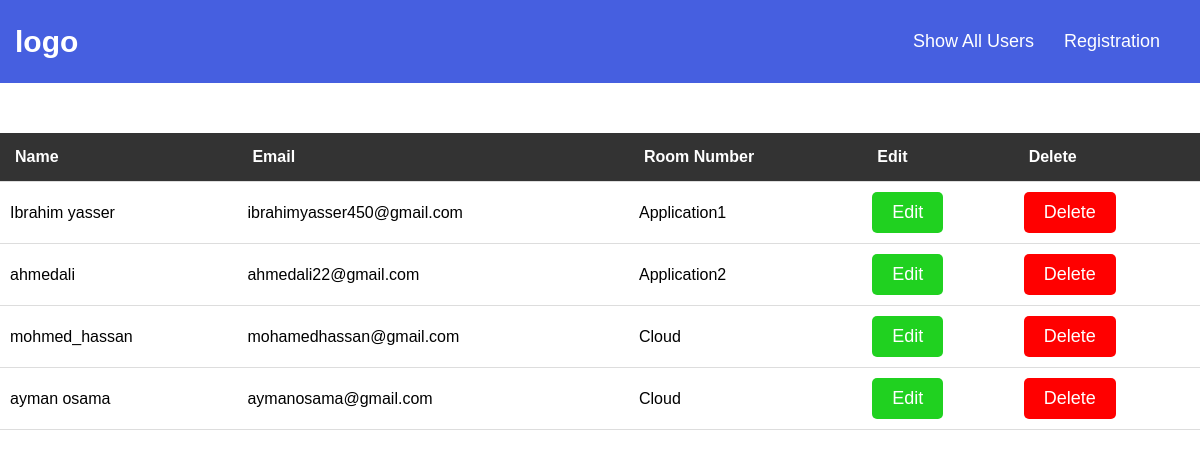
Page /displayusers.php on the committed database.
### tables this page shows
CREATE TABLE `customers` (
  `id` int(128) UNSIGNED NOT NULL,
  `name` varchar(255) DEFAULT NULL,
  `email` varchar(255) DEFAULT NULL,
  `password` varchar(255) DEFAULT NULL,
  `roomNumber` varchar(255) DEFAULT NULL,
  `picture` varchar(255) DEFAULT NULL
);

### displayusers.php (the view, shortened to what this page needs)
<!DOCTYPE html>
<html lang="en">
<head>
    <link rel="stylesheet" href="style.css">
</head>
<body>
    <nav>
        <div class="logo">logo</div>
        <ul class="nav-items">
            <li><a href="displayusers.php">Show All Users</a></li>
            <li><a href="index.php">Registration</a></li>
        </ul>
    </nav>
    <table>
        <tr>
            <th>Name</th>
            <th>Email</th>
            <th>Room Number</th>
            <th>Edit</th>
            <th>Delete</th>
        </tr>
        <?php
        $servername = "localhost:3307";
        $username = "root";
        $password = "";
        $dbname = "iti_php";
        $conn = mysqli_connect($servername, $username, $password, $dbname);
        $sql = "SELECT * FROM customers";
        $result = mysqli_query($conn, $sql);
        $rows = mysqli_fetch_all($result, MYSQLI_ASSOC);
        foreach ($rows as $row) {
            echo "<tr>";
            echo "<td>" . $row["name"] . "</td>";
            echo "<td>" . $row["email"] . "</td>";
            echo "<td>" . $row["roomNumber"] . "</td>";
            echo "<td><a href='edit.php?id=" . $row["id"] . "'><button class='editButton'>Edit</button></a></td>";
            echo "<td><a href='delete.php?id=" . $row["id"] . "'><button class='deleteButton'>Delete</button></a></td>";
            echo "</tr>";
        }
        ?>
    </table>
</body>
</html>

### style.css (style rules this page uses)
body { font-family: Arial, sans-serif; margin: 0; }
nav { background-color: #465fe0; color: #fff; display: flex; justify-content: space-between; align-items: center; padding: 15px; }
.logo { font-size: 30px; font-weight: bold; }
.nav-items { list-style: none; display: flex; }
.nav-items li { margin-right: 20px; }
.nav-items li a { color: #fff; text-decoration: none; padding: 15px 5px; font-size: 18px; }
table { border-collapse: collapse; margin: 50px auto 0 auto; width: 100%; }
th, td { padding: 10px; text-align: left; border-bottom: 1px solid #ddd; }
th { padding: 15px; background-color: #333; color: #fff; }
.editButton { padding: 10px 20px; font-size: 18px; border: none; text-decoration: none; background-color: rgb(32, 209, 32); color: white; border-radius: 5px; cursor: pointer; transition: background-color 0.3s ease; }
.deleteButton { padding: 10px 20px; font-size: 18px; border: none; text-decoration: none; background-color: red; color: white; border-radius: 5px; cursor: pointer; transition: background-color 0.3s ease; }

### rows in the picture
customers: name "Ibrahim yasser", email "ibrahimyasser450@gmail.com", roomNumber "Application1"
customers: name "ahmedali", email "ahmedali22@gmail.com", roomNumber "Application2"
customers: name "mohmed_hassan", email "mohamedhassan@gmail.com", roomNumber "Cloud"
customers: name "ayman osama", email "aymanosama@gmail.com", roomNumber "Cloud"
